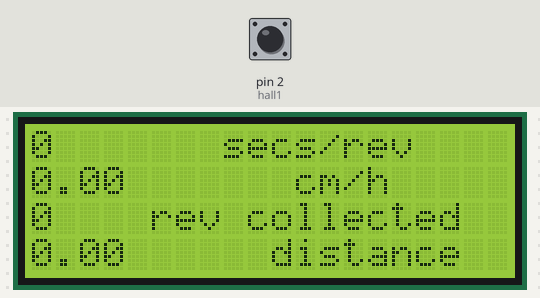
The sketch below on a simulated Arduino Uno, built with avr-gcc and run on an emulated ATmega328P. Parts: 20×4 character LCD. The test bench sets the inputs (shaded band); at power-on: pin 2 (hall1) HIGH. What the sketch prints to the serial monitor is not drawn.

Above: at 1.2 s.
1.3 s: pin 2 (hall1) pulled LOW for 0.15 s
At 2.2 s:
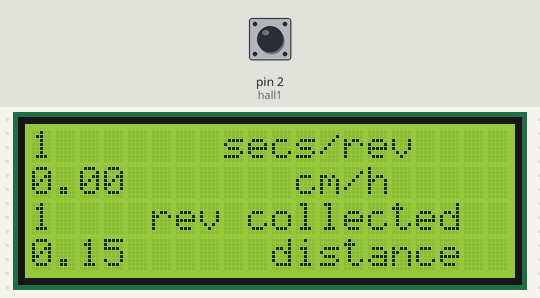
2.9 s: pin 2 (hall1) pulled LOW for 1 s
At 3.4 s:
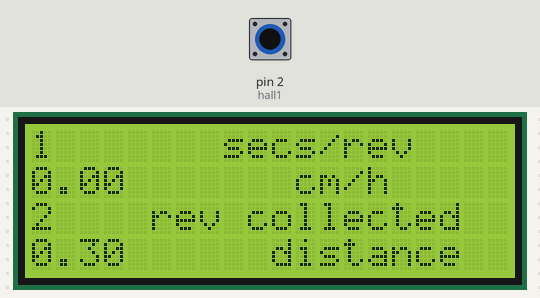
5.4 s: pin 2 (hall1) pulled LOW for 0.15 s
At 6.5 s:
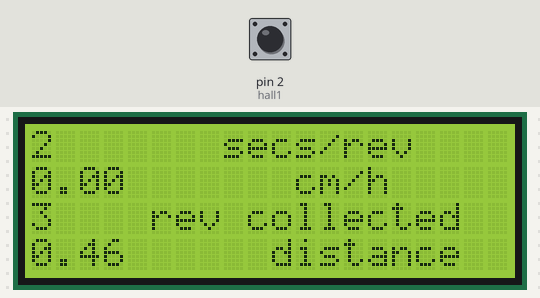
7.0 s: pin 2 (hall1) pulled LOW for 1 s
At 7.8 s:
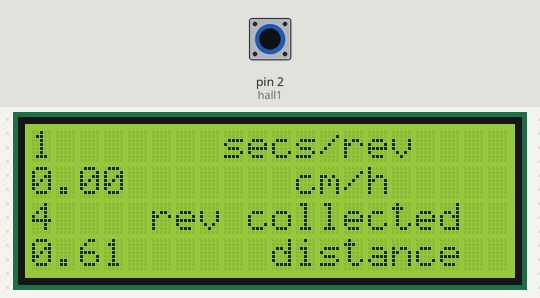
Timing chart, 0 to 10.0 s (numbered marks = the images above; inputs shaded):
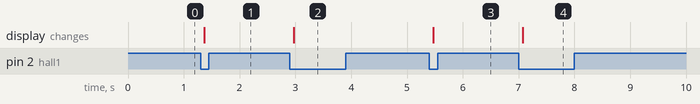

Measured:
- after the input at 1.3 s, the display: changes after 0.07 s (image 1)
- after the input at 2.9 s, the display: changes after 0.07 s (image 2)
- after the input at 5.4 s, the display: changes after 0.07 s (image 3)
- after the input at 7.0 s, the display: changes after 0.07 s (image 4)

The sketch:

ArduinoHallEffect.ino
```cpp
#include <Wire.h>                   // Wire library
#include <LiquidCrystal_I2C.h>      // Liquid Crystal I2C library
LiquidCrystal_I2C lcd(0x27, 20, 4); // Display address 0x27, I2C 20 x 4
volatile byte half_revolutions;
unsigned int rpm;
unsigned long timeold;

volatile byte half_revolutions2;
unsigned int rpm2;
unsigned long timeold2;
float speed = 0;
float radius = 6 * 0.0254; //diamter in m from inches
unsigned long
prevTime = 0,
timeNow = 0;
int hall1 = 2;
float circum = 0.0;

void setup() {
  Serial.begin(115200);
  pinMode(hall1, INPUT_PULLUP);
  //attachInterrupt(0, magnet_detect, RISING);//Initialize the intterrupt pin (Arduino digital pin 2)
  // attachInterrupt(1, magnet_detect2, RISING);//Initialize the intterrupt pin (Arduino digital pin 3)
  half_revolutions = 0;
  rpm = 0;
  timeold = 0;
  lcd.init();         // start the lcd library
  lcd.backlight();    // turn on the lcd backlight
  lcd.clear();        // clear the cld screen
  Wire.begin();       // start the I2C library
  pinMode(hall1, INPUT_PULLUP);
  circum =  radius;// length of a revolution
  Serial.println(circum);
}
bool once = true;
void loop() {
  //rpm = 30 * 1000 / (millis() - timeold) * half_revolutions;
  timeold = millis();
  if (!digitalRead(hall1)) {
    if (once) {
      magnet_detect();
      once = false;
    }
  } else {
    once = true;
  }
  //half_revolutions = 0;
  speed = (2 * 3.142 * radius * rpm * 60) / 63360;// converting inches to meters

  lcd.setCursor(0, 0); lcd.print(timeNow / 1000);          // this prints the tag value
  lcd.setCursor(7, 0); lcd.print(" secs/rev");            // this prints whats in between the quotes
  lcd.setCursor(0, 1); lcd.print(speed);            // this prints the tag value
  lcd.setCursor(10, 1); lcd.print(" cm/h");            // this prints whats in between the quotes
  lcd.setCursor(0, 2); lcd.print(half_revolutions);            // this prints the tag value
  lcd.setCursor(5, 2); lcd.print("rev collected");            // this prints whats in between the quotes
  lcd.setCursor(0, 3); lcd.print((half_revolutions * circum));          // this prints the tag value conversion to metrs
  lcd.setCursor(9, 3); lcd.print(" distance");            // this prints whats in between the quotes

}

void magnet_detect()//This function is called whenever a magnet/interrupt is detected by the arduino
{
  timeNow = millis() - prevTime;
  speed =  circum / timeNow;
  half_revolutions++;
  prevTime = millis();
}
```
